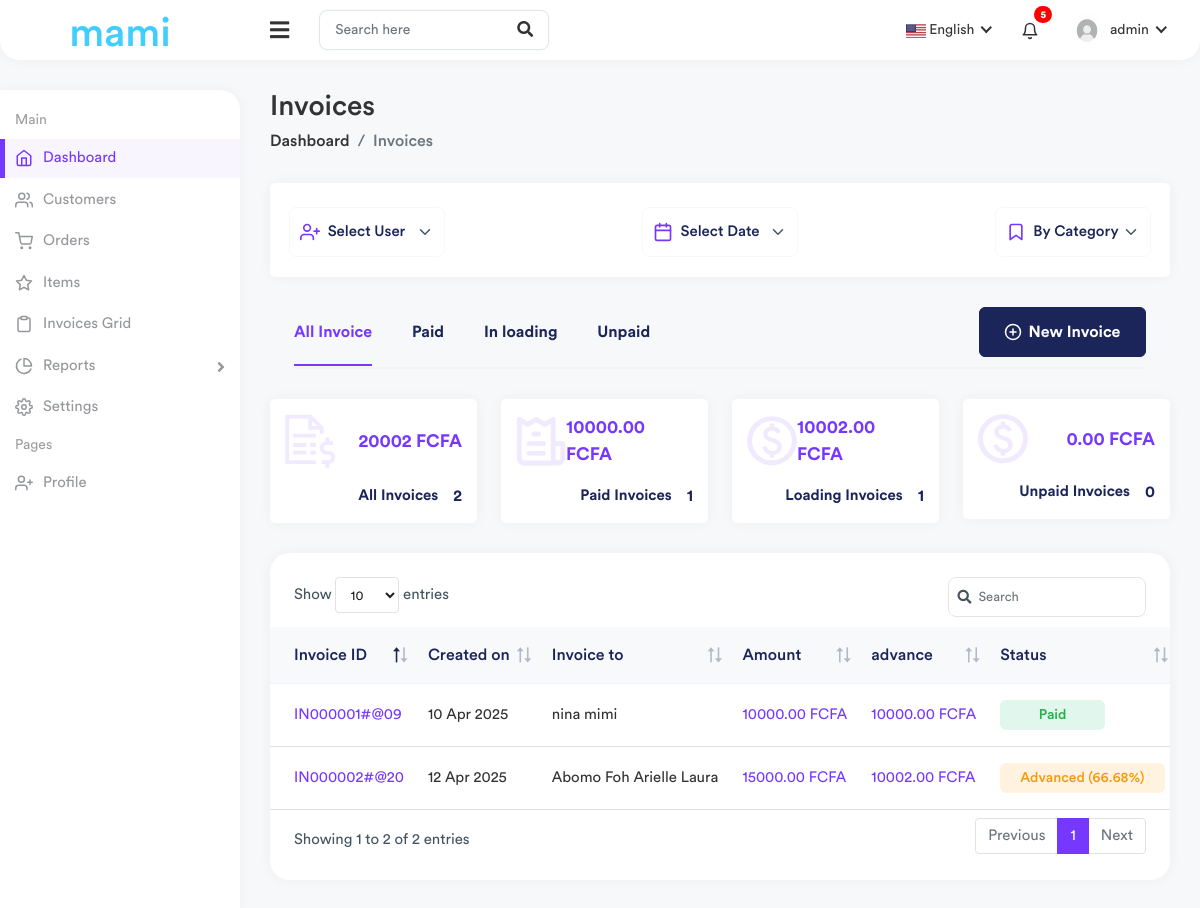
/invoices.php, run on the app's committed database.
### tables this page shows
CREATE TABLE `preferences` (
  `id` int(11) NOT NULL,
  `app_name` varchar(255) NOT NULL,
  `currency` varchar(50) NOT NULL,
  `language` varchar(50) NOT NULL,
  `financial_year` varchar(50) NOT NULL,
  `created_at` timestamp NOT NULL DEFAULT current_timestamp(),
  `updated_at` timestamp NOT NULL DEFAULT current_timestamp() ON UPDATE current_timestamp()
);

CREATE TABLE `invoices` (
  `id` int(11) NOT NULL,
  `invoice_number` varchar(255) NOT NULL,
  `customer_id` int(11) NOT NULL,
  `total_amount` decimal(10,2) NOT NULL DEFAULT 0.00,
  `advance` decimal(10,2) NOT NULL DEFAULT 0.00,
  `amount_currency` varchar(10) NOT NULL DEFAULT 'FCFA',
  `invoice_date` timestamp NOT NULL DEFAULT current_timestamp()
);

CREATE TABLE `customers` (
  `id` int(11) NOT NULL,
  `name_customer` varchar(50) NOT NULL,
  `email_customer` varchar(100) NOT NULL,
  `phone_customer` int(11) NOT NULL,
  `register_on` date NOT NULL
);

### invoices.php (the view, shortened to what the rows shown need)
<!DOCTYPE html>
<html lang="en">
<?php
include('head.php');
?>
<body>
    <div class="main-wrapper">
        <?php
        include('header.php');
        ?>
        <div class="page-wrapper">
            <div class="content container-fluid">
                <?php
                include('connexion.php');
                $sql = "SELECT * FROM preferences";
                $stmt = $conn->query($sql);
                $preference = $stmt->fetch_assoc();
                $currency = $preference['currency'];
                $currency = strtoupper($currency);
                $conversionRate = 655.957;
                ?>
                <?php
                $sql_invoices = "SELECT invoices.*,
                customers.name_customer AS customer_name,
                GROUP_CONCAT(DISTINCT items.item_category SEPARATOR ', ') AS item_category,
                GROUP_CONCAT(DISTINCT invoice_items.amount SEPARATOR ', ') AS amounts,
                invoices.advance
            FROM invoices
            LEFT JOIN customers ON invoices.customer_id = customers.id
            LEFT JOIN invoice_items ON invoices.id = invoice_items.invoice_id
            LEFT JOIN items ON invoice_items.item_id = items.id
            GROUP BY invoices.id, customers.name_customer, invoices.advance
            ORDER BY invoices.invoice_date DESC;
            ";
                $result_invoices = $conn->query($sql_invoices);
                ?>
                <div class="row">
                    <div class="col-sm-12">
                        <div class="card card-table">
                            <div class="card-body">
                                <div class="table-responsive">
                                    <table class="table table-stripped table-hover datatable">
                                        <thead class="thead-light">
                                            <tr>
                                                <th>Invoice ID</th>
                                                <th>Created on</th>
                                                <th>Invoice to</th>
                                                <th>Amount</th>
                                                <th>advance</th>
                                                <th>Status</th>
                                            </tr>
                                        </thead>
                                        <tbody>
                                            <?php
                                            if ($result_invoices->num_rows > 0) {
                                                while ($invoice = $result_invoices->fetch_assoc()) {
                                                    $invoice_id = $invoice['id'];
                                                    $invoice_number = $invoice['invoice_number'] ?? 'N/A';
                                                    $invoice_date = isset($invoice['invoice_date']) ? date("d M Y", strtotime($invoice['invoice_date'])) : 'Date inconnue';
                                                    $client_name = $invoice['customer_name'] ?? 'Client inconnu';
                                                    $total_amount_number = $invoice['total_amount'] ?? 0;
                                                    $advance_number = $invoice['advance'] ?? 0;
                                                    $currency_invoice = $invoice['amount_currency'] ?? 'FCFA';
                                                    $currency_preference = ($currency);
                                                    if ($currency_invoice != $currency_preference) {
                                                        $total_amount = convertCurrency($total_amount_number, $currency_invoice, $currency_preference, $conversionRate);
                                                        $advance = convertCurrency($advance_number, $currency_invoice, $currency_preference, $conversionRate);
                                                    } else {
                                                        $total_amount = $invoice['total_amount'] . ' ' . $currency;
                                                        $advance = $invoice['advance'] . ' ' . $currency;
                                                    }
                                                    if ($advance_number == $total_amount_number) {
                                                        $status = 'Paid';
                                                        $status_class = 'bg-success-light';
                                                    } elseif ($advance_number < $total_amount_number && $advance_number > 0) {
                                                        $status = 'Advanced (' . round(($advance_number / $total_amount_number) * 100, 2) . '%)';
                                                        $status_class = 'bg-warning-light';
                                                    } else {
                                                        $status = 'Unpaid';
                                                        $status_class = 'bg-danger-light';
                                                        $edit_disabled = "";
                                                    }
                                                    echo "<tr>";
                                                    echo "<td><a href='view-invoice.php?id=$invoice_id' class='invoice-link'>$invoice_number</a></td>";
                                                    echo "<td>$invoice_date</td>";
                                                    echo "<td>$client_name</td>";
                                                    echo "<td class='text-primary'>" .  ($total_amount) . "</td>";
                                                    echo "<td class='text-primary'>" . ($advance) . "</td>";
                                                    echo "<td><span class='badge $status_class'>$status</span></td>";
                                                    echo "</tr>";
                                                }
                                            } else {
                                                echo "<tr><td colspan='7' class='text-center'>Aucune facture trouvée</td></tr>";
                                            }
                                            ?>
                                        </tbody>
                                    </table>
                                </div>
                            </div>
                        </div>
                    </div>
                </div>
            </div>
        </div>
    </div>
</body>
</html>

### header.php (shortened to what the rows shown need)
<div class="header header-one">
  <div class="header-left header-left-one">
    <a href="home.php" class="logo">
      <?php
      include('connexion.php');
      $sql = "SELECT * FROM preferences";
      $stmt = $conn->query($sql);
      $preference = $stmt->fetch_assoc();
      ?>
      <h1 style="    color: #42cdff;margin: 10px 0;">
        <?php
        if (isset($preference['app_name'])) {
          echo $preference['app_name'];
        } else {
          echo 'GESTCOM';
        }
        ?>
      </h1>
    </a>
  </div>
</div>

### data on the page
preferences: app_name "mami"
invoices: invoice_number "IN000002#@20", invoice_date "12 Apr 2025", customer.name_customer "Abomo Foh Arielle Laura", total_amount.currency "15000.00 FCFA", advance.currency "10002.00 FCFA", status "Advanced (66.68%)"
invoices: invoice_number "IN000001#@09", invoice_date "10 Apr 2025", customer.name_customer "nina mimi", total_amount.currency "10000.00 FCFA", advance.currency "10000.00 FCFA", status "Paid"

### other printed values
$username "admin"
$totalAmountAll "20002 FCFA"
$totalInvoices "2"
$totalAmountPaid "10000.00 FCFA"
$paidInvoices "1"
$totalAmountAdvance "10002.00 FCFA"
$loadingInvoices "1"
$unpaidAmountAdvance "0.00 FCFA"
$unpaidInvoices "0"
